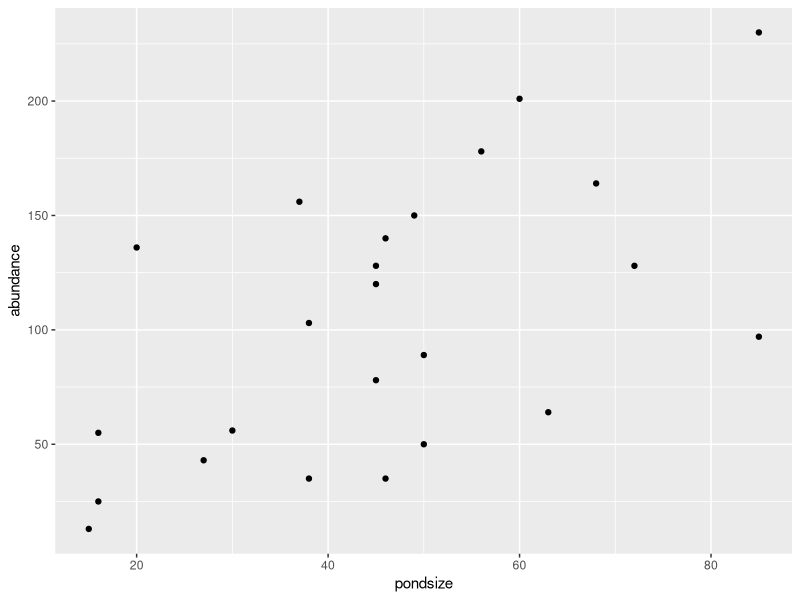
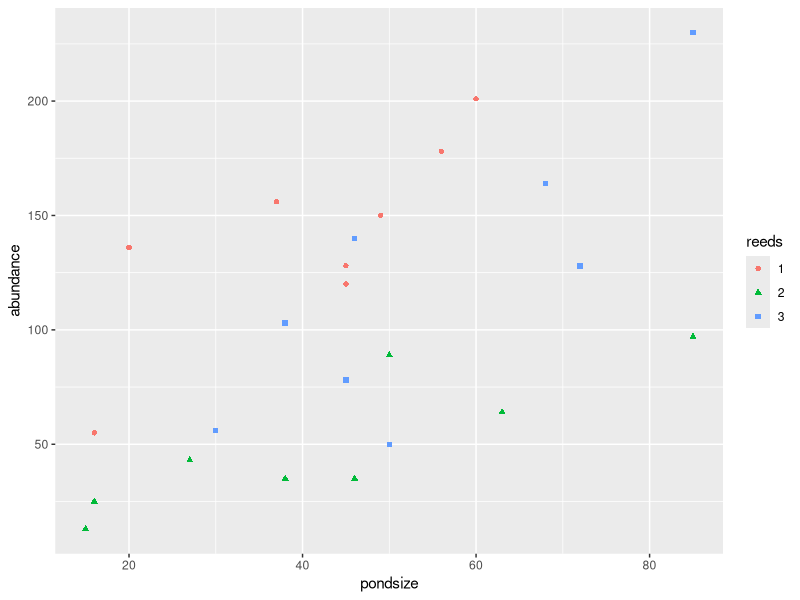
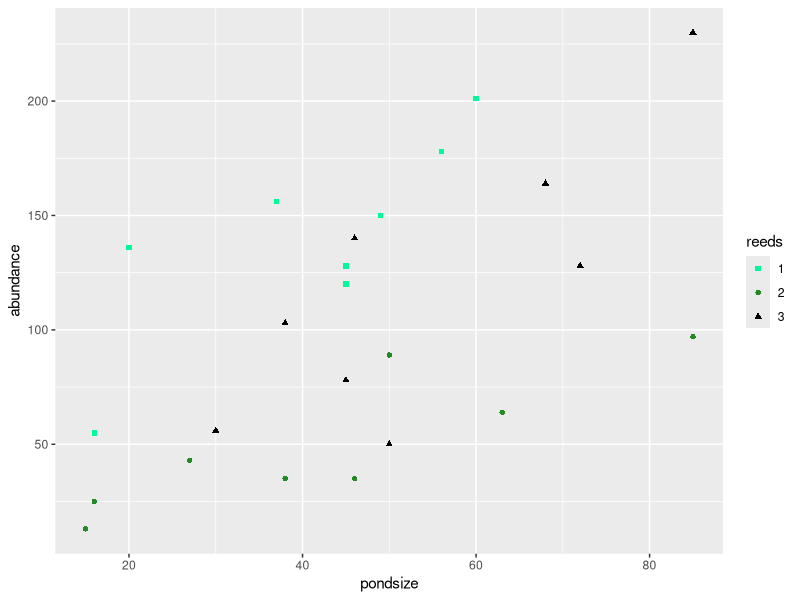

Write the R code that produced these figures, in order.
## ---- chunk 1
library(knitr)
knitr::opts_chunk$set(warning = FALSE, message = FALSE)

## ---- chunk 2
library(tidyverse)
tadpoles <- read.csv("../../../resources/datafiles/tadpoles.csv", header=TRUE)
tadpoles$reeds<-factor(tadpoles$reeds)
## ---- chunk 3
tadpoles.lm <- lm(abundance ~ pondsize, data = tadpoles)
summary(tadpoles.lm)
## ---- chunk 4
ggplot(tadpoles, aes(x=pondsize, y=abundance)) +
  geom_point()
## ---- chunk 5
ggplot(tadpoles, aes(x=pondsize, y=abundance, colour=reeds, shape = reeds)) +
  geom_point()
## ---- chunk 6
ggplot(tadpoles, aes(x=pondsize, y=abundance, colour=reeds, shape = reeds)) +
  geom_point()+
  scale_colour_manual(values = c("mediumspringgreen", "forestgreen", "black"))+
  scale_shape_manual(values = c(15, 16, 17))
